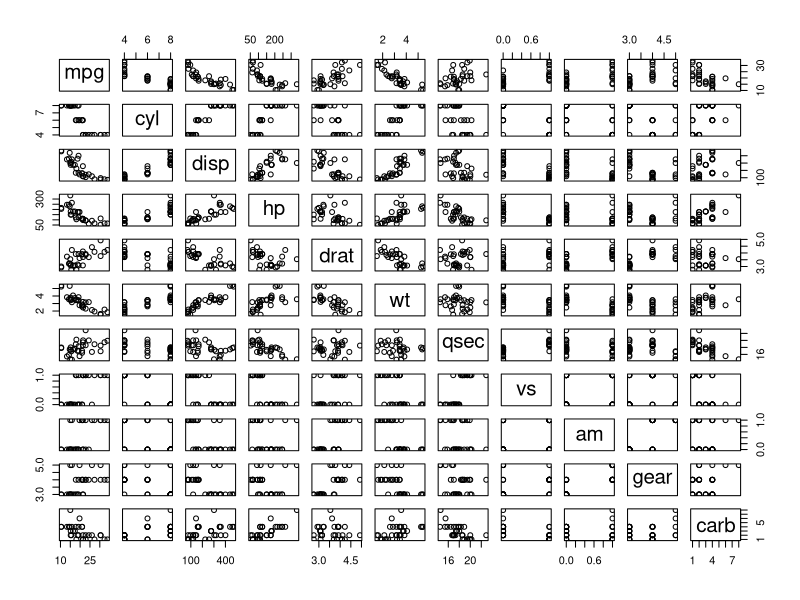
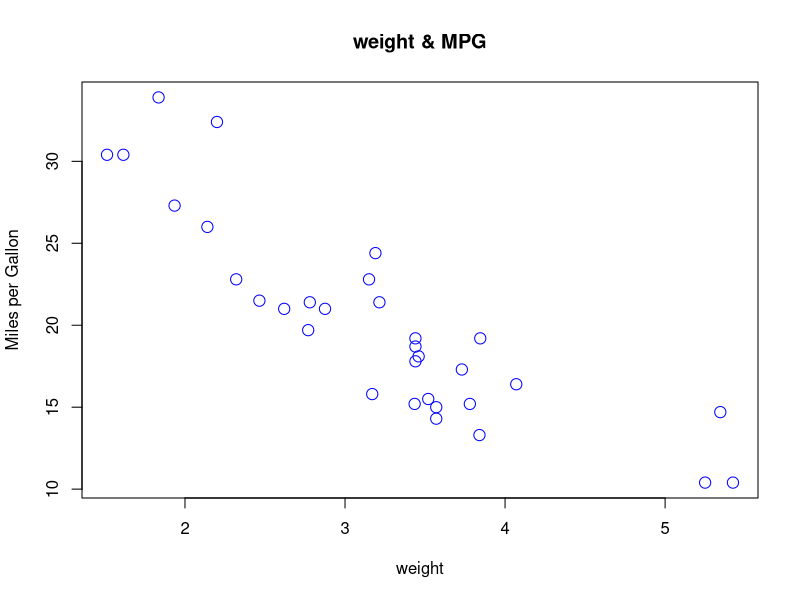
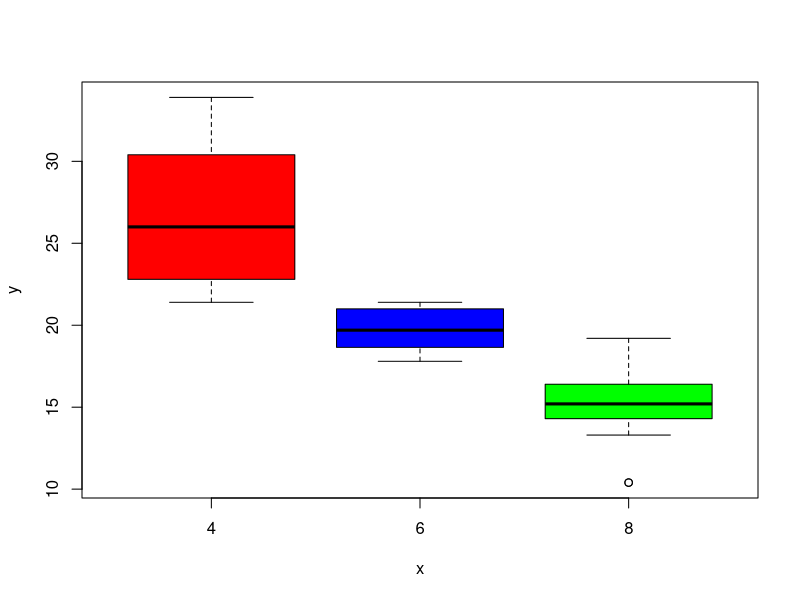
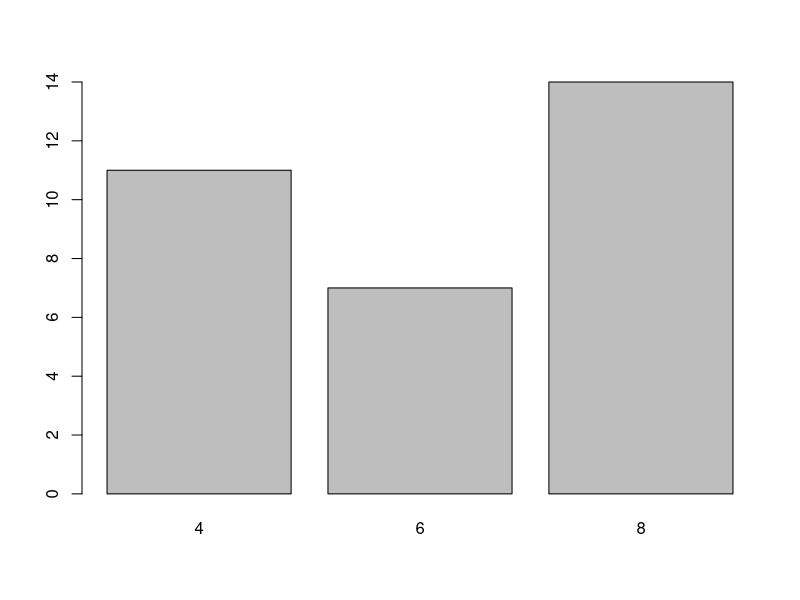

Reproduce these figures in R, in order.


# L3 ----------------------------------------------------------------------

## L3.1 ----------------------------------------------------------------------


# 四则运算
8*9

## L3.2 ----------------------------------------------------------------------




# L4 ----------------------------------------------------------------------

data("mtcars")

summary(mtcars)

# <- alt + -; option + -
mpg_mean <- mean(mtcars$mpg)

View(mtcars)

# data frame
plot(mtcars)

plot(mtcars$wt, mtcars$mpg,
     col = "blue",
     cex = 1.5,
     main = "weight & MPG",
     xlab = "weight",
     ylab = "Miles per Gallon")

plot(as.factor(mtcars$cyl), mtcars$mpg,
     col = c("red","blue", "green"))

plot(as.factor(mtcars$cyl))
